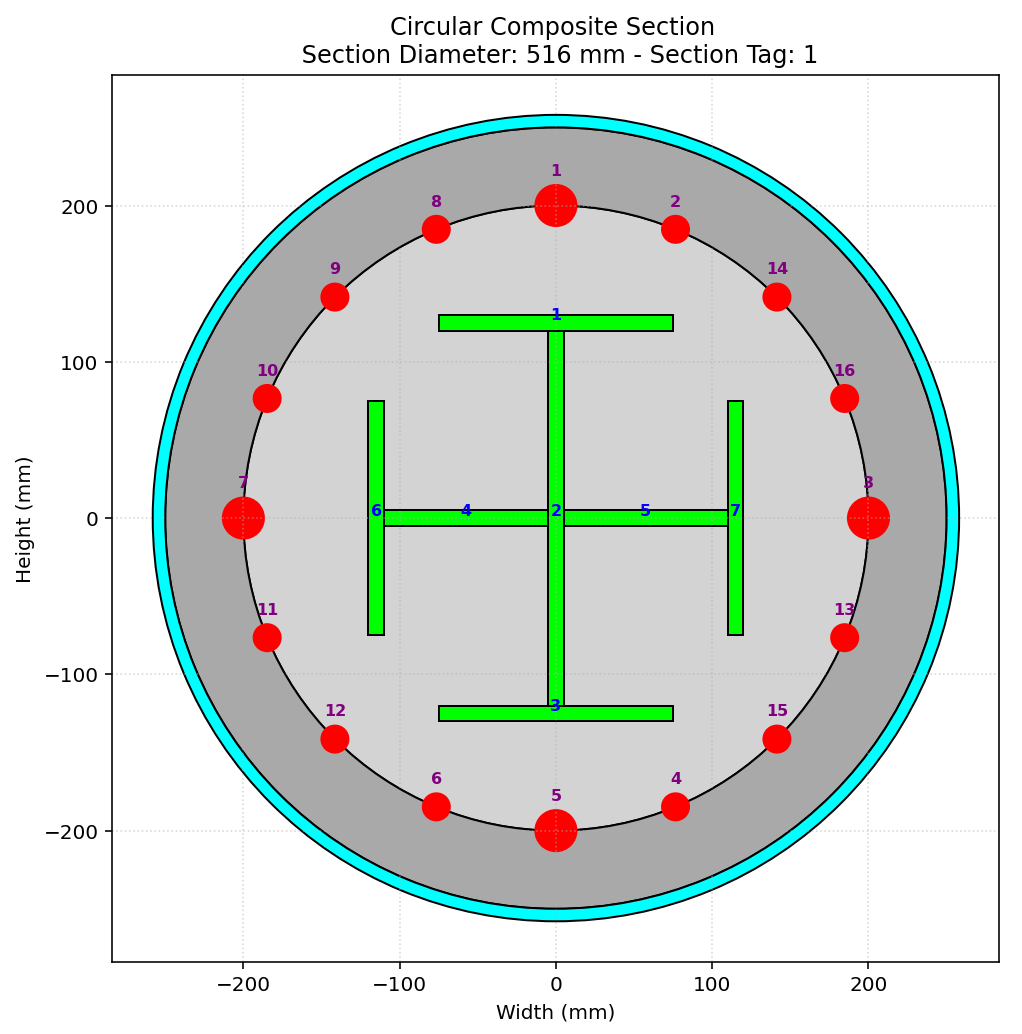

Recreate this plot in Python.
def COMPOSITE_CIRCULAR_CONFINED_CONCRETE_SECTION_FUN_EXTRA(secTag, RI, RO, COVER,
                                                 fc, Kfc, THICKNESS,
                                                 STEEL_TYPE, STEEL_DENSITY, CONCRETE_DENSITY,
                                                 plot=True):
    """
    Create a Circular Composite with confined concrete section with an external steel pipe.
    Materials are generated and the section is built in OpenSees.
    
    Returns
    -------
    SECTION_HEIGHT : float   – total outer diameter (mm) = 2*(RO + THICKNESS)
    ELE_MASS       : float   – mass per unit length (kg/mm)  (can be scaled as needed)
    
    THIS PYTHON SCRIPT WRITTEN BY SALAR DELAVAR GHASHGHAEI (QASHQAI) 
    """
    import numpy as np
    import openseespy.opensees as ops
    import matplotlib.pyplot as plt
    import matplotlib.patches as patches

    # Define materials for nonlinear elements
    # Define parameters (units: mm, N)
    # ------------------------------------------
    # CONCRETE                  tag   f'c        ec0   f'cu        ecu
    # Cover concrete (unconfined)
    fcU = -fc                 # [N/mm²] Concrete Compressive Strength
    Ec = 4700 * np.sqrt(-fcU) # [N/mm^2] Concrete Elastic Modulus
    ec0U = 2*fcU/Ec           # [mm/mm] Concrete Compressive Strain
    fcUU = 0.2*fcU            # [N/mm²] Concrete Compressive Ultimate Strength
    ecuU = 5*ec0U             # [mm/mm] Concrete Compressive Ultimate Strain
    LambdaU = 0.1;	          # ratio between unloading slope    
    # Core concrete (confined)
    #Kfc = 1.3;			      # ratio of confined to unconfined concrete strength
    fcC = Kfc*fcU             # [N/mm²] Concrete Compressive Strength
    Ec = 4700 * np.sqrt(-fcC) # [N/mm^2] Concrete Elastic Modulus
    ec0C = 2*fcC/Ec           # [mm/mm] Concrete Compressive Strain
    fcUC = 0.65*fcC           # [N/mm²] Concrete Compressive Ultimate Strength
    ecuC = 15*ec0C            # [mm/mm] Concrete Compressive Ultimate Strain
    LambdaC = 0.1;	          # ratio between unloading slope
    # tensile-strength properties
    ftC = 0.7 * np.sqrt(-fcC)  # [N/mm²] tensile strength +tension
    ftU = 0.7 * np.sqrt(-fcU)  # [N/mm²] tensile strength +tension
    EtsC = ftC/np.abs(ec0C)    # [N/mm²] tension softening stiffness
    EtsU = ftU/np.abs(ec0U)	   # [N/mm²] tension softening stiffness
    
    # STEEL
    # Reinforcing steel
    fy = 400          # [N/mm²] Steel Rebar Yield Strength   
    Es = 2e5          # [N/mm²] Modulus of Elasticity
    ey = fy/Es        # [mm/mm] Steel Rebar Yield Strain
    fu = 1.1818*fy    # [N/mm²] Steel Rebar Ultimate Strength
    esu = 0.09        # [mm/mm] Steel Rebar Ultimate Strain
    Esh = (fu - fy)/(esu - ey)
    Bs = Esh / Es
    # I Section
    fyI = 240          # [N/mm²] Steel I Section Yield Strength   
    EsI = 2e5          # [N/mm²] I Section Modulus of Elasticity
    eyI = fyI/EsI      # [mm/mm] Steel I Section Yield Strain
    fuI = 1.1818*fyI   # [N/mm²] Steel I Section Ultimate Strength
    esuI = 0.25        # [mm/mm] Steel I Section Ultimate Strain
    EshI = (fuI - fyI)/(esuI - eyI)
    BsI = EshI / EsI

    # Material tags
    coreTag   = secTag + 100
    coverTag  = secTag + 200
    steelTag  = secTag + 300   # not used for patches
    steelITag = secTag + 400

    # Define steel materials
    if STEEL_TYPE == 'ELASTIC':
        ops.uniaxialMaterial('Elastic', steelTag, Es)
        ops.uniaxialMaterial('Elastic', steelITag, EsI)
    elif STEEL_TYPE == 'INELASTIC':
        pinchX = 0.8
        pinchY = 0.5
        damage1 = 0.0
        damage2 = 0.0
        beta = 0.1
        ops.uniaxialMaterial('Hysteretic', steelTag,
                             fy, ey, fu, esu, 0.2*fu, 1.1*esu,
                             -fy, -ey, -fu, -esu, -0.2*fu, -1.1*esu,
                             pinchX, pinchY, damage1, damage2, beta)
        ops.uniaxialMaterial('Hysteretic', steelITag,
                             fyI, eyI, fuI, esuI, 0.2*fuI, 1.1*esuI,
                             -fyI, -eyI, -fuI, -esuI, -0.2*fuI, -1.1*esuI,
                             pinchX, pinchY, damage1, damage2, beta)

    # Concrete materials
    ops.uniaxialMaterial('Concrete02', coreTag, fcC, ec0C, fcUC, ecuC, LambdaC, ftC, EtsC)
    ops.uniaxialMaterial('Concrete02', coverTag, fcU, ec0U, fcUU, ecuU, LambdaU, ftU, EtsU)

    nfCoreR = 8
    nfCoreT = 8
    nfCoverR = 4
    nfCoverT = 8
    # -------------------- Fiber section -------------------------
    ops.section('Fiber', secTag)
    # -------------------- Concrete Section -------------------------------
    # (layers depth[mm], layers width[mm], center y‑coord [mm], center x‑coord [mm], numSubdivY, numSubdivZ, tag, color)
    CD = RO # [mm] Section Depth and Width
    NFY, NFX = 10, 10
    mat_layers = [
        # STEEL SECTION
        (10.0, 150.0, 0.50*CD, 0.0, NFY, NFX, steelITag, 'lime'),                 # 01 -> CROSSED SECTION
        (240.0, 10.0, 0.0, 0.0, NFY, NFX, steelITag, 'lime'),                     # 02 -> CROSSED SECTION
        (10.0, 150.0, -0.50*CD, 0.0, NFY, NFX, steelITag, 'lime'),                # 03 -> CROSSED SECTION   
         
        (10.0, 105.0, 0.0, 0.0-57.5, NFY, NFX, steelITag, 'lime'),                # 04 -> CROSSED SECTION
        (10.0, 105.0, 0.0, 0.0+57.5, NFY, NFX, steelITag, 'lime'),                # 05 -> CROSSED SECTION
        
        (150.0, 10.0, 0.0, 0.0-115.0, NFY, NFX, steelITag, 'lime'),               # 06 -> CROSSED SECTION
        (150.0, 10.0, 0.0, 0.0+115.0, NFY, NFX, steelITag, 'lime'),               # 07 -> CROSSED SECTION
    ]

    rc = RO - COVER          # core radius
    # Concrete core
    ops.patch('circ', coreTag, nfCoreT, nfCoreR, 0.0, 0.0, RI, rc, 0.0, 360.0)
    # Concrete cover
    ops.patch('circ', coverTag, nfCoverT, nfCoverR, 0.0, 0.0, rc, RO, 0.0, 360.0)
    # Steel pipe (outer tube)
    ops.patch('circ', steelITag, nfCoverT, nfCoverR, 0.0, 0.0, RO, RO+THICKNESS, 0.0, 360.0)

    # ---------- Compute section height and mass ----------
    SECTION_HEIGHT = 2.0 * (RO + THICKNESS)   # outer diameter (mm)
    
    # Cross-sectional areas (mm²)
    CONCRETE_AREA = np.pi * (RO**2 - RI**2)                    # core + cover
    STEEL_PIPE_AREA = np.pi * ((RO + THICKNESS)**2 - RO**2)    # pipe only


    # Mass per unit length (kg/mm)
    ELE_MASS = CONCRETE_AREA * CONCRETE_DENSITY + STEEL_PIPE_AREA * STEEL_DENSITY

    print(f"Section height = {SECTION_HEIGHT} mm")
    # -------------------- Rebars -------------------------------
    # (diameter [mm], y‑coord [mm], x‑coord [mm])
    """
    num_bars = 16
    dtheta = 360.0 / num_bars  # 22.5 degrees
    angles_deg = np.arange(num_bars) * dtheta  # [0,22.5,45,...,337.5]
    angles_rad = np.deg2rad(angles_deg)
    x_coords = rc * np.cos(angles_rad)
    y_coords = rc * np.sin(angles_rad)
    
    diameters = [25.0, 16.0, 25.0, 16.0, 25.0, 16.0,
                 25.0, 16.0, 16.0, 16.0, 16.0, 16.0,
                 16.0, 16.0, 16.0, 16.0]
    
    rebars = [(diameters[i], x_coords[i], y_coords[i]) for i in range(num_bars)]
    for bar in rebars:
    print(f"    ({bar[0]}, {bar[1]:.4f}, {bar[2]:.4f}),")
    """
    rebars = [
        (25.0, 200.0000, 0.0000),      # rebar 1   (0°)
        (16.0, 184.7759, 76.5367),     # rebar 2   (22.5°)
        (25.0, 0.0000, 200.0000),      # rebar 3   (90°)
        (16.0, -184.7759, 76.5367),    # rebar 4   (112.5°)
        (25.0, -200.0000, 0.0000),     # rebar 5   (180°)
        (16.0, -184.7759, -76.5367),   # rebar 6   (202.5°)
        (25.0, 0.0000, -200.0000),     # rebar 7   (270°)
        (16.0, 184.7759, -76.5367),    # rebar 8   (292.5°)
        (16.0, 141.4214, -141.4214),   # rebar 9   (315°)
        (16.0, 76.5367, -184.7759),    # rebar 10  (337.5°)
        (16.0, -76.5367, -184.7759),   # rebar 11  
        (16.0, -141.4214, -141.4214),  # rebar 12
        (16.0, -76.5367, 184.7759),    # rebar 13
        (16.0, 141.4214, 141.4214),    # rebar 14
        (16.0, -141.4214, 141.4214),   # rebar 15
        (16.0, 76.5367, 184.7759),     # rebar 16
    ]
    
    for dia, y, x in rebars:
        area = np.pi * dia**2 / 4.0          # mm²
        ops.fiber(x, y, area, steelTag)      # add to OpenSees model    
    # -------------------- Plot (optional) -----------------------
    if plot:
        fig, ax = plt.subplots(figsize=(8,8))
        # Draw concrete regions (core and cover)
        # Core: inner radius RI to rc
        if RI > 0:
            core_inner = patches.Circle((0,0), RI, color='white', zorder=1)
            ax.add_patch(core_inner)
        core_disk = patches.Circle((0,0), rc, linewidth=1, edgecolor='black', facecolor='lightgray')
        ax.add_patch(core_disk)
        # Cover: rc to RO
        cover_ring = patches.Wedge((0,0), RO, 0, 360, width=RO-rc, edgecolor='black', facecolor='darkgray')
        ax.add_patch(cover_ring)
        # Steel pipe: RO to RO+THICKNESS
        pipe_ring = patches.Wedge((0,0), RO+THICKNESS, 0, 360, width=THICKNESS,
                                  linewidth=1, edgecolor='black', facecolor='cyan')
        ax.add_patch(pipe_ring)
        
        # Material geometry derived from mat_layers
        ii = 0
        for depth, width, center_y, center_x, _, _,_, COLOR in mat_layers:
            x_left = center_x - width/2
            x_right = center_x + width/2
            y_bot = center_y - depth/2
            y_top = center_y + depth/2
            rect = patches.Rectangle(
                (x_left, y_bot), width, depth,
                linewidth=1, edgecolor='black', facecolor=COLOR
            )
            ax.add_patch(rect)
            ii += 1
            ax.text(
                center_x, center_y, f'{ii}',
                color='blue', fontsize=8,
                ha='center', va='bottom', fontweight='bold'
            )
        
        # Rebars – red circles + numbers (using your existing rebars list)
        for i, (dia, y, x) in enumerate(rebars, start=1):
            circ = patches.Circle(
                (x, y), radius=dia/2,
                edgecolor='red', facecolor='red', linewidth=2
            )
            ax.add_patch(circ)
            ax.text(
                x, y + dia/2 + 5, f'{i}',
                color='purple', fontsize=8,
                ha='center', va='bottom', fontweight='bold'
            )

        # Annotations
        ax.set_xlim(-(RO+THICKNESS)*1.1, (RO+THICKNESS)*1.1)
        ax.set_ylim(-(RO+THICKNESS)*1.1, (RO+THICKNESS)*1.1)
        ax.set_aspect('equal')
        ax.set_title(f'Circular Composite Section \n Section Diameter: {SECTION_HEIGHT:.0f} mm - Section Tag: {secTag}')
        ax.set_xlabel('Width (mm)')
        ax.set_ylabel('Height (mm)')
        plt.grid(True, linestyle=':', alpha=0.5)
        plt.show()

    return SECTION_HEIGHT, ELE_MASS
